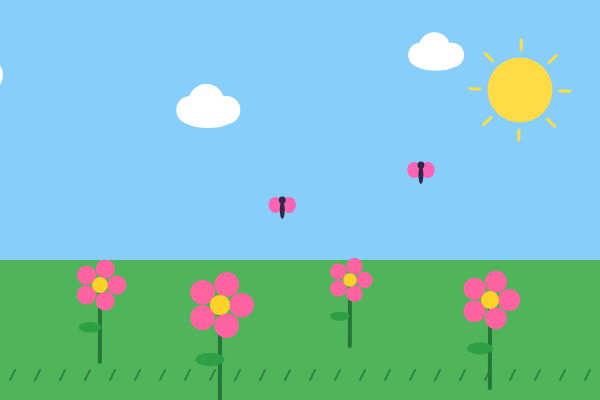
Frame 1 (no input)
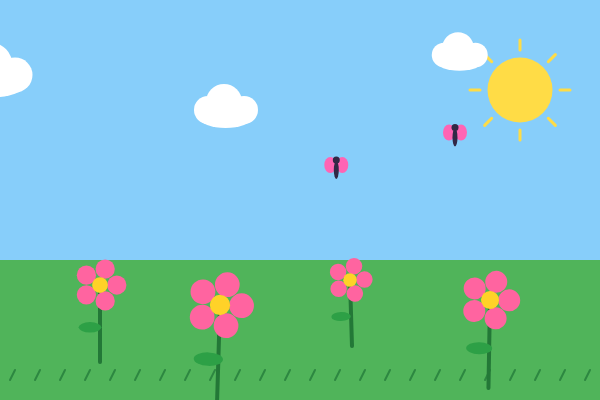
Frame 60 (no input)
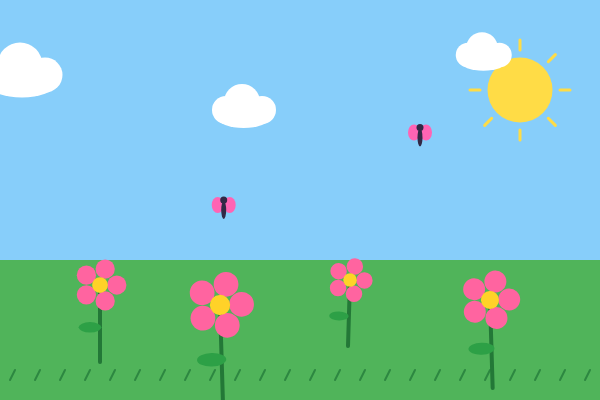
Frame 120 (the mouse pressed at the canvas centre since frame 60)

The p5.js sketch that drew these frames (run headless with seeded random() and noise() and a simulated clock; from frame 60 on, the mouse is pressed at the canvas centre):

// p5.js sketch
// ── sketch.js
// ORUBIA - BSIT2-B

function setup() {
  createCanvas(600, 400);
  angleMode(DEGREES);
}

function draw() {
  drawBackground();
  drawGround();

  // Flowers sway at different speeds and positions.b
  drawFlower(100, 285, 35, 3);
  drawFlower(220, 305, 45, 2);
  drawFlower(350, 280, 30, 4);
  drawFlower(490, 300, 40, 2.5);

  // Clouds move continuously across the sky.
  drawCloud((frameCount * 0.5) % 720 - 60, 75, 1);
  drawCloud((frameCount * 0.3 + 250) % 720 - 60, 110, 0.8);
  drawCloud((frameCount * 0.4 + 480) % 720 - 60, 55, 0.7);

  // Butterflies fly around the garden.
  drawButterfly(
    280 + sin(frameCount * 2) * 65,
    190 + cos(frameCount * 3) * 20
  );

  drawButterfly(
    420 + sin(frameCount * 1.5) * 35,
    150 + cos(frameCount * 2) * 25
  );
}

// Draws the sky and a sun with rotating rays.
function drawBackground() {
  background(135, 206, 250);

  noStroke();
  fill(255, 220, 70);
  circle(520, 90, 65);

  push();
  translate(520, 90);
  rotate(frameCount * 1.5);
  stroke(255, 220, 70);
  strokeWeight(3);

  for (let angle = 0; angle < 360; angle += 45) {
    line(0, 40, 0, 50);
    rotate(45);
  }
  pop();
}

// Draws the ground and grass.
function drawGround() {
  noStroke();
  fill(80, 180, 90);
  rect(0, 260, width, 140);

  stroke(45, 135, 65);
  strokeWeight(2);

  for (let x = 10; x < width; x += 25) {
    line(x, 380, x + 5, 370);
  }
}

// Calculates and returns the flower stem length.
function getStemLength(size) {
  let stemLength = size * 2.2;
  return stemLength;
}

// Draws a flower that gently sways from side to side.
function drawFlower(x, y, size, speed) {
  let stemLength = getStemLength(size);
  let sway = sin(frameCount * speed) * 8;
  let petalSize = size * 0.55;

  push();
  translate(x, y);
  rotate(sway / 4);

  // Draw the stem.
  stroke(35, 120, 55);
  strokeWeight(4);
  line(0, 0, 0, stemLength);

  // Draw the leaf.
  noStroke();
  fill(45, 160, 70);
  ellipse(-10, stemLength * 0.55, size * 0.65, size * 0.3);

  // Draw the petals.
  fill(255, 100, 160);
  for (let angle = 0; angle < 360; angle += 72) {
    let petalX = cos(angle) * size * 0.48;
    let petalY = sin(angle) * size * 0.48;
    circle(petalX, petalY, petalSize);
  }

  // Draw the flower center.
  fill(255, 210, 40);
  circle(0, 0, size * 0.45);

  pop();
}

// Draws a cloud using a position and scale factor.
function drawCloud(x, y, scaleFactor) {
  noStroke();
  fill(255);

  circle(x, y, 35 * scaleFactor);
  circle(x + 20 * scaleFactor, y - 10 * scaleFactor,
         45 * scaleFactor);
  circle(x + 45 * scaleFactor, y, 35 * scaleFactor);
  ellipse(x + 22 * scaleFactor, y + 10 * scaleFactor,
          65 * scaleFactor, 25 * scaleFactor);
}

// Draws a butterfly with flapping wings.
function drawButterfly(x, y) {
  let wingSize = 12 + abs(sin(frameCount * 12)) * 8;

  push();
  translate(x, y);
  noStroke();

  fill(255, 100, 180);
  ellipse(-wingSize / 2, -5, wingSize, 16);
  ellipse(wingSize / 2, -5, wingSize, 16);

  fill(50, 40, 70);
  ellipse(0, 0, 5, 18);
  circle(0, -10, 7);

  pop();
}
